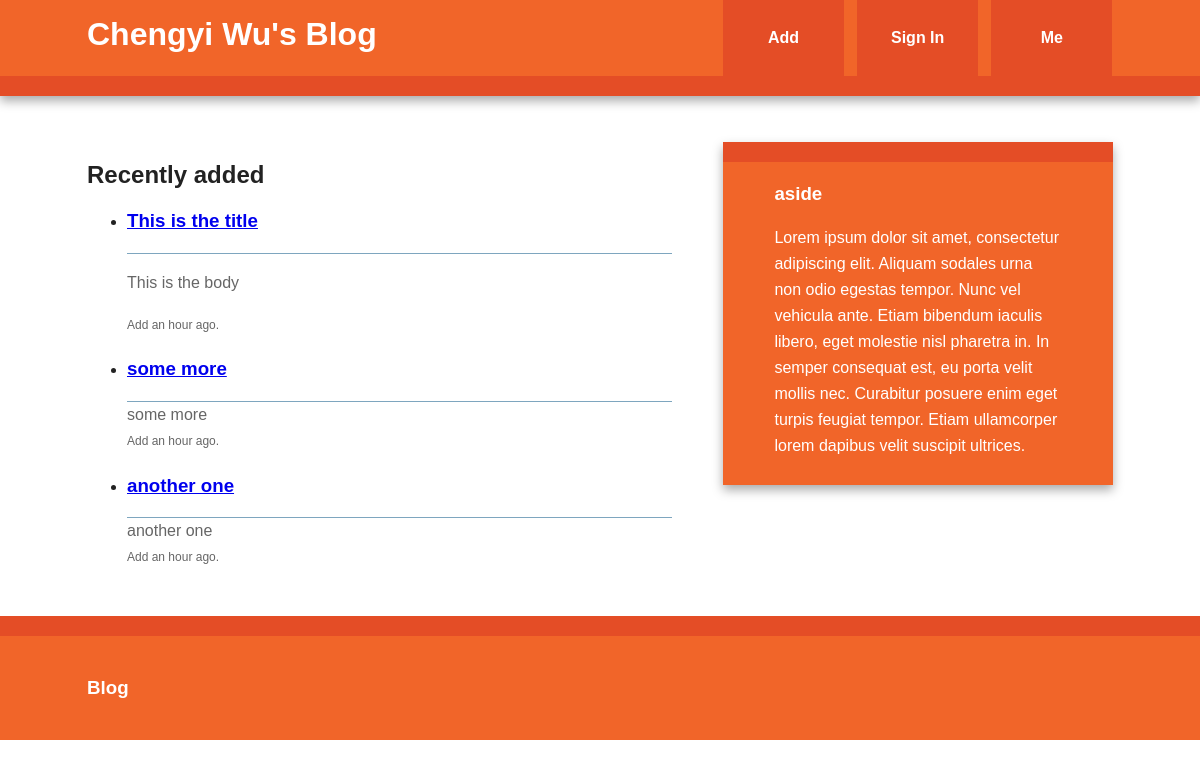
/index, run on the app's committed database.
### blog/models.py (models this page shows, shortened)
class BlogPost(db.Model):
    id = db.Column(db.Integer, primary_key=True)
    date = db.Column(db.DateTime, default=datetime.utcnow)
    title = db.Column(db.String(256), nullable=False)
    body = db.Column(db.Text, nullable=False)
    user_id = db.Column(db.Integer, db.ForeignKey('user.id'), nullable=False)
    @staticmethod
    def newest(num):
        return BlogPost.query.order_by(desc(BlogPost.date)).limit(num)

### blog/main/views.py (the view)
@main.route('/')
@main.route('/index')
def index():
    return render_template('index.html', new_blogposts=BlogPost.newest(3))

### blog/templates/index.html (shortened to what this page needs)
{% extends "base.html" %}
{% block content %}
    <article>
            <section>
                <h2>Recently added</h2>
                {% if new_blogposts.count() > 0 %}
                    {% with blogposts = new_blogposts %}
                        {% include "blog_list.html" %}
                    {% endwith %}
                {% else %}
                    No blogs have been posted yet
                {% endif %}
            </section>
        </article>
{% endblock %}

### blog/templates/base.html (shortened to what this page needs)
<!doctype html>
<html class="no-js" lang="">
    <head>
        <link rel="stylesheet" href="../static/css/normalize.min.css">
        <link rel="stylesheet" href="../static/css/main.css">
    </head>
    <body>
        <div class="header-container">
            <header class="wrapper clearfix">
                <a href="{{ url_for('main.index') }}"><h1 class="title">Chengyi Wu's Blog</h1></a>
                <nav>
                    <ul>
                        <li><a href="{{ url_for('posts.add') }}">Add</a></li>
                        <li>
                            {% if current_user.is_authenticated %}
                                <a href="{{ url_for('auth.logout') }}">Sign Out</a>
                            {% else %}
                                <a href="{{ url_for('auth.login') }}">Sign In</a>
                            {% endif %}
                        </li>
                        <li><a href="{{ url_for('main.aboutme') }}">Me</a></li>
                    </ul>
                </nav>
            </header>
        </div>
        <div class="main-container">
            <div class="main wrapper clearfix">
                {% block content %}
                {% endblock %}
                {% block sidebar %}
                    <aside>
                        <h3>aside</h3>
                        <p>Lorem ipsum dolor sit amet, consectetur adipiscing elit. Aliquam sodales urna non odio egestas tempor. Nunc vel vehicula ante. Etiam bibendum iaculis libero, eget molestie nisl pharetra in. In semper consequat est, eu porta velit mollis nec. Curabitur posuere enim eget turpis feugiat tempor. Etiam ullamcorper lorem dapibus velit suscipit ultrices.</p>
                    </aside>
                {% endblock %}
            </div>
        </div>
        <div class="footer-container">
            <footer class="wrapper">
                <h3>Blog</h3>
            </footer>
        </div>
    </body>
</html>

### blog/templates/blog_list.html
<ul class="blogposts">
    {% for blogpost in blogposts %}
        <li>
            <a class="header" href="/posts/{{ blogpost.id }}">
                <h3 class="blogtitle">
                    {{ blogpost.title|truncate(32, killwords=True) }}
                </h3>
            </a>
            <div class="blogbody">
                    {{ blogpost.body|truncate(128, killwords=True)|safe }}
            </div>
            <div class="info">
                Add {{ moment(blogpost.date).fromNow() }}.
            </div>
        </li>
    {% endfor %}
</ul>

### blog/static/css/main.css (style rules this page uses)
html { color: #222; font-size: 1em; line-height: 1.4; }
body { font: 16px/26px Georgia, Helvetica, Helvetica Neue, Arial; }
.wrapper { width: 90%; margin: 0 5%; }
.header-container { border-bottom: 20px solid #e44d26; }
.footer-container, .main aside { border-top: 20px solid #e44d26; }
.header-container, .footer-container, .main aside { background: #f16529; }
.title { color: white; }
nav ul { margin: 0; padding: 0; list-style-type: none; }
nav a { display: block; margin-bottom: 10px; padding: 15px 0; text-align: center; text-decoration: none; font-weight: bold; color: white; background: #e44d26; }
.main { padding: 30px 0; }
.main aside { color: white; padding: 0px 5% 10px; }
.footer-container footer { color: white; padding: 20px 0; }
div.blogbody { color: #666666; border-top: 1px solid #7EA6BF; display: block; }
div.info { font-size: .75em; color: #666666; }
@media only screen and (min-width: 480px) { nav a { float: left; width: 27%; margin: 0 1.7%; padding: 25px 2%; margin-bottom: 0; } }
@media only screen and (min-width: 480px) { nav li:first-child a { margin-left: 0; } }
@media only screen and (min-width: 480px) { nav li:last-child a { margin-right: 0; } }
@media only screen and (min-width: 480px) { nav ul li { display: inline; } }
@media only screen and (min-width: 768px) { .header-container, .main aside { -webkit-box-shadow: 0 5px 10px #aaa; -moz-box-shadow: 0 5px 10px #aaa; box-shadow: 0 5px 10px #aaa; } }
@media only screen and (min-width: 768px) { .title { float: left; } }
@media only screen and (min-width: 768px) { nav { float: right; width: 38%; } }
@media only screen and (min-width: 768px) { .main article { float: left; width: 57%; } }
@media only screen and (min-width: 768px) { .main aside { float: right; width: 28%; } }
@media only screen and (min-width: 1140px) { .wrapper { width: 1026px; margin: 0 auto; } }
.clearfix:before, .clearfix:after { content: " "; display: table; }
.clearfix:after { clear: both; }
.clearfix { *zoom: 1; }

### data on the page
BlogPost: title "This is the title", body "This is the body", date "an hour ago"
BlogPost: title "some more", body "some more", date "an hour ago"
BlogPost: title "another one", body "another one", date "an hour ago"
